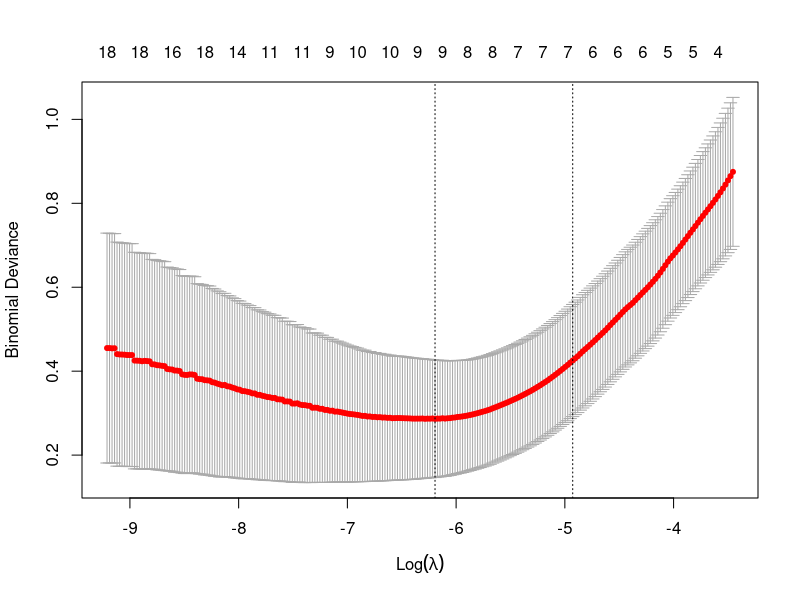
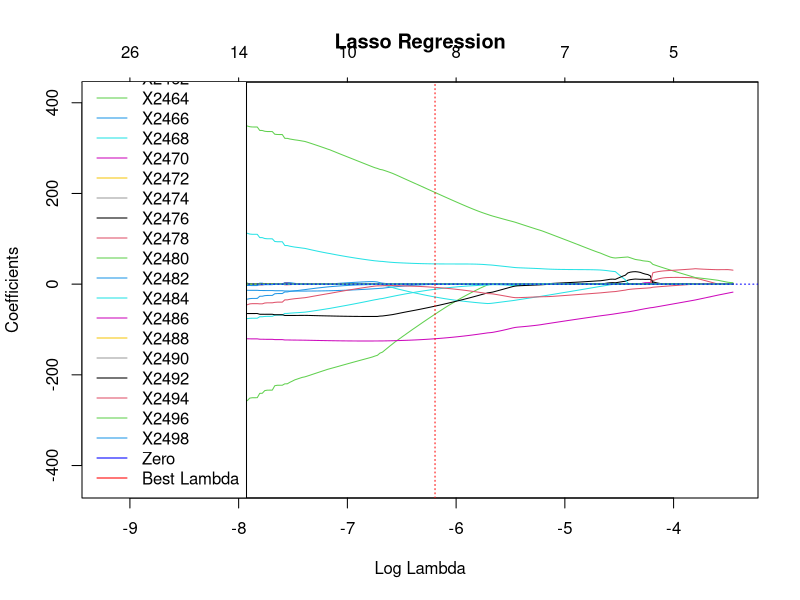

Source code (R) for these figures, in order:
## ---- chunk 1
knitr::opts_chunk$set(echo = TRUE)
rm(list=ls()); graphics.off()
## ---- chunk 2
# Load the dataset
cookies_data <- read.csv(file = "cookies.csv", header = TRUE)
# Create the binary target variable YBin
YBin <- as.numeric(cookies_data$fat > median(cookies_data$fat))

# Computation (mean, standard deviation, minimum and maximum)
cookies_data$mean <- rowMeans(cookies_data[, 2:701])
cookies_data$stDev <- apply(cookies_data[, 2:701], 1, sd)
cookies_data$min <- apply(cookies_data[, 2:701], 1, min)
cookies_data$max <- apply(cookies_data[, 2:701], 1, max)

# Computation (slope)
# Function: compute_slope
# @param: spectrum_values of a cookie (here, column 2 to 701)
# @return: slope of the spectrum curve for a cookie
compute_slope <- function(spectrum_values) {
  pos <- 1:length(spectrum_values)
  lm_model <- lm(spectrum_values ~ pos)
  slope <- coef(lm_model)[2]
  return(slope)
}

cookies_data$slope <- apply(cookies_data[, 2:701], 1, compute_slope) 

# Create a data frame with features and target variable
cookies_features_data <- data.frame(
  YBin = YBin,
  mean = cookies_data$mean,
  stDev = cookies_data$stDev,
  min = cookies_data$min,
  max = cookies_data$max,
  slope = cookies_data$slope
)

head(cookies_features_data)
print(YBin)
## ---- chunk 3
# Fit logistic regression model
model <- glm(YBin ~ ., data = cookies_features_data, family = "binomial")

# Display the summary of the model
summary(model)
## ---- chunk 4
n <- nrow(cookies_features_data)
ind <- sample(n)
tab <- cookies_features_data[ind, ]
K <- 4
lblock <- trunc(n/K)
predictions <- c()
true_values <- tab$YBin
for (k in (1:K)) {
  indk <- ((k-1) * lblock + 1):(k * lblock);
  tabTrain <- tab[-indk, ];
  modTrain <- glm(YBin ~ . , data = tabTrain, family = "binomial");
  testk <- predict.glm(modTrain, newdata = tab[indk, ], type = "response");
  predk <- ifelse(testk > 0.5, 1, 0);
  predictions <- c(predictions, predk);
}

table(true_values, predictions)

## ---- chunk 5
print(paste("Accuracy:", round(mean(true_values == predictions), 2)))
print(paste("Error rate:", round(mean(true_values != predictions), 2)))
## ---- chunk 6
cor(cookies_features_data[, -1])
## ---- chunk 7
# Load the dataset
cookies_data <- read.csv(file = "cookies.csv", header = TRUE)

# Create the binary target variable YBin
YBin <- as.numeric(cookies_data$fat > median(cookies_data$fat))

# Spectra as predictors (without fat column)
spectra_predictors <- cookies_data[, 2:701]
# Add the YBin column to the predictors
spectra_predictors$YBin <- YBin

head(spectra_predictors$YBin)
## ---- chunk 8
# Load the glmnet package
library(glmnet)

# Convert predictors and response to matrix format
X <- as.matrix(spectra_predictors[, -ncol(spectra_predictors)])  # Exclude the YBin column
y <- spectra_predictors$YBin

# Fit regularized logistic regression model (L1 penalty)
lambdas <- 10^seq(-4, -1.5, 0.01)
cv_model_lasso <- cv.glmnet(X, y, family = "binomial", alpha = 1, lambda = lambdas)

# Display the optimal lambda
best_lambda_lasso <- cv_model_lasso$lambda.min
cat("Optimal lambda for Lasso:", best_lambda_lasso, "\n")
lasso_model <- glmnet(X, y, family = "binomial", alpha = 1, lambda = best_lambda_lasso)
print(lasso_model)

plot(cv_model_lasso)
print(cv_model_lasso)

non_zero_coefficients <- (lasso_model$beta[which(lasso_model$beta != 0)])
non_zero_spectra <- (colnames(X)[which(lasso_model$beta != 0)])
data.frame(non_zero_spectra, non_zero_coefficients)

## ---- chunk 9
plot(cv_model_lasso$glmnet.fit, xvar = "lambda", main="Lasso Regression")
abline(h = 0, col = "blue", lty = 3)
abline(v = log(best_lambda_lasso), col = "red", lty = 3)
legend("bottomleft", legend = c(colnames(X), "Zero", "Best Lambda"), col = c(1:700, "blue", "red"), lty = 1)
## ---- chunk 10
best_model_lasso <- glmnet(X, y, family = "binomial", alpha = 1, lambda = best_lambda_lasso)

print(best_model_lasso)
## ---- chunk 11
n <- nrow(spectra_predictors)
ind <- sample(n)
tab <- spectra_predictors[ind, ]
K <- 4
lblock <- trunc(n/K)
predictions <- c()
true_values <- tab$YBin
for (k in (1:K)) {
  indk <- ((k-1) * lblock + 1):(k * lblock);
  tabTrain <- tab[-indk, ];
  formula <- as.formula(paste("YBin ~ ", paste(non_zero_spectra, collapse = " + ")))
  modTrain <- glm(formula, data = tabTrain, family = "binomial", maxit = 10000);
  testk <- predict.glm(modTrain, newdata = tab[indk, ], type = "response");
  predk <- ifelse(testk > 0.5, 1, 0);
  predictions <- c(predictions, predk);
}

table(true_values, predictions)
## ---- chunk 12
print(paste("Accuracy:", round(mean(predictions == true_values), 2)))
print(paste("Error rate:", round(mean(predictions != true_values), 2)))
